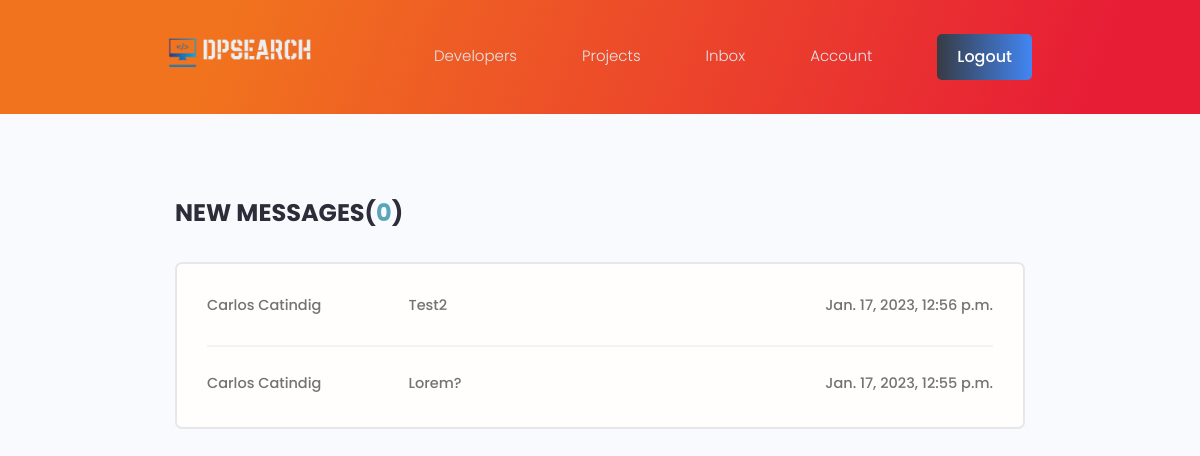
The page /inbox/ (signed in) on the database its author committed.
### users/models.py (models this page shows, shortened)
class Message(models.Model):
    sender = models.ForeignKey(Profile, on_delete=models.SET_NULL, null=True, blank=True)
    recipient = models.ForeignKey(Profile, on_delete=models.SET_NULL, null=True, blank=True, related_name="messages")
    name = models.CharField(max_length=255, null=True, blank=True)
    email = models.EmailField(max_length=320, null=True, blank=True)
    subject = models.CharField(max_length=255, null=True, blank=True)
    body = models.TextField()
    is_read = models.BooleanField(default=False, null=True)
    created = models.DateTimeField(auto_now_add=True)
    id = models.UUIDField(default=uuid.uuid4, editable=False, unique=True, primary_key=True)
    class Meta:
        ordering = ['is_read', '-created']
        verbose_name_plural = 'Messages'

### users/views.py (the view)
# urls.py: path('inbox/', views.show_inbox, name="inbox"),
@login_required(login_url='login')
def show_inbox(request):
    profile = request.user.profile
    messages = profile.messages.all()
    unread_count = profile.messages.filter(is_read=False).count()
    context = {"messages":messages, "unread_count":unread_count}
    return render(request, "users/inbox.html", context)

### users/templates/users/inbox.html (shortened to what this page needs)
{% extends 'main.html' %}
{% block content %}
<main class="inbox my-xl">
  <div class="content-box">
    <h3 class="inbox__title">New Messages(<span>{{ unread_count }}</span>)</h3>
    <ul class="messages">
      {% for message in messages %}
      {% if message.is_read %}
      <li class="message message">
      {% else %}
      <li class="message message--unread">
      {% endif %}
        <a href="{% url 'view-message' message.id %}">
          <span class="message__author">{{ message.name }}</span>
          <span class="message__subject">{{ message.subject }}</span>
          <span class="message__date">{{ message.created }}</span>
        </a>
      </li>
      {% endfor %}
    </ul>
  </div>
</main>
{% endblock content %}

### static/styles/app.css (style rules this page uses)
:root { --color-sub: #2d2d39; }
.content-box { width: 95%; max-width: 85rem; margin: 0 auto; }
.inbox { height: 90vh; }
.inbox__title, .inbox__title span { font-size: 2.4rem; font-weight: 700; color: var(--color-sub); text-transform: uppercase; text-align: left; margin-bottom: 3rem; }
.inbox__title span { color: var(--color-main); }
.messages { list-style: none; background: var(--color-white); padding: 0.5rem 3rem; border: 2px solid var(--color-light); border-radius: 0.7rem; }
.message { padding: 2.5rem 0; }
.message>a span { font-size: 1.45rem; font-weight: 500; }
.message:not(:last-child) { border-bottom: 2px solid var(--color-white-light); }
.message>a { display: flex; gap: 1rem; }
.message__author, .message__date { flex-basis: 25%; }
.message__subject { flex-basis: 50%; }
.message__date { text-align: right; }

### static/uikit/styles/modules/_variables.css (style rules this page uses)
:root { --color-main: #5aa5b9; --color-main-light: #e6faff; --color-sub: #3f4156; --color-sub-light: #51546e; --color-sub-lighter: #ededfd; --color-text: #737373; --color-gray: #8b8b8b; --color-light: #e5e7eb; --color-light-gray: #767676; --color-bg: #f8fafd; --color-white: #fffefd; --color-white-light: #f3f3f3; --color-success: #359e64; --color-success-bg: #def8e8; --color-error: #fc4b0b; --color-error-bg: #fff2ee; --font-base: 'Poppins', arial, helvetica, 'Segoe UI', roboto, ubuntu, sans-serif; --font-monospace: 'Fira Code', 'Courier New', courier, monospace; --font-regular: 300; --font-medium: 500; --font-bold: 700; --generic-shadow: 1px 1px 5px #00000010; --generic-transition: all 0.3s ease-in-out; }

### static/uikit/styles/modules/_base.css (style rules this page uses)
* { margin: 0; padding: 0; box-sizing: border-box; text-rendering: optimizeLegibility; color: inherit; font-size: inherit; }
html { font-size: 50%; }
@media only screen and (min-width: 480px) { html { font-size: 56.25%; } }
@media only screen and (min-width: 1200px) { html { font-size: 62.5%; } }
body { line-height: 1.6; font-weight: 400; font-size: 1.5rem; color: var(--color-text); background-color: var(--color-bg); min-height: 100vh; }

### static/uikit/styles/modules/_typography.css (style rules this page uses)
* { font-family: var(--font-base); }
h3 { font-size: 3.2rem; font-weight: var(--font-medium); }
p, span, strong { font-size: 1.6rem; color: var(--color-text); font-weight: var(--font-regular); }
a { padding-bottom: 2px; text-decoration: none; display: inline-block; color: var(--color-main); font-weight: var(--font-medium); }

### static/uikit/styles/modules/_utilities.css (style rules this page uses)
.my-xl { margin: 8rem auto; }

### rows shown on the page
Message: name "Carlos Catindig", subject "Test2", created "Jan. 17, 2023, 12:56 p.m."
Message: name "Carlos Catindig", subject "Lorem?", created "Jan. 17, 2023, 12:55 p.m."

### other values the page prints
{{ unread_count }} "0"
